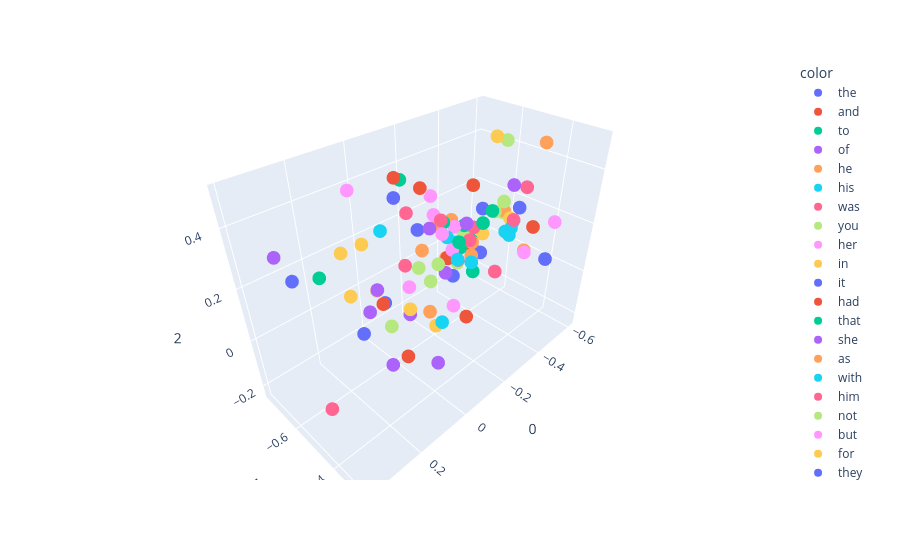

The notebook cell this image was saved under:
### Code cell
import plotly.express as px
fig = px.scatter_3d(X[:100], x=0,y=1,z=2, color=y[:100])
fig.show()

### Figure 1 — Plotly figure (JSON) as saved in the notebook; plotly's stock layout.template omitted (floating-point values rounded to 4 significant figures)
{"data": [{"hovertemplate": "color=the<br>0=%{x}<br>1=%{y}<br>2=%{z}<extra></extra>", "legendgroup": "the", "marker": {"color": "#636efa", "symbol": "circle"}, "mode": "markers", "name": "the", "scene": "scene", "showlegend": true, "type": "scatter3d", "x": [0.1336], "y": [-0.5871], "z": [-0.02685]}, {"hovertemplate": "color=and<br>0=%{x}<br>1=%{y}<br>2=%{z}<extra></extra>", "legendgroup": "and", "marker": {"color": "#EF553B", "symbol": "circle"}, "mode": "markers", "name": "and", "scene": "scene", "showlegend": true, "type": "scatter3d", "x": [0.154], "y": [-0.3535], "z": [0.05212]}, {"hovertemplate": "color=to<br>0=%{x}<br>1=%{y}<br>2=%{z}<extra></extra>", "legendgroup": "to", "marker": {"color": "#00cc96", "symbol": "circle"}, "mode": "markers", "name": "to", "scene": "scene", "showlegend": true, "type": "scatter3d", "x": [-0.3079], "y": [-0.5658], "z": [0.2006]}, {"hovertemplate": "color=of<br>0=%{x}<br>1=%{y}<br>2=%{z}<extra></extra>", "legendgroup": "of", "marker": {"color": "#ab63fa", "symbol": "circle"}, "mode": "markers", "name": "of", "scene": "scene", "showlegend": true, "type": "scatter3d", "x": [0.005442], "y": [-0.3802], "z": [-0.09951]}, {"hovertemplate": "color=he<br>0=%{x}<br>1=%{y}<br>2=%{z}<extra></extra>", "legendgroup": "he", "marker": {"color": "#FFA15A", "symbol": "circle"}, "mode": "markers", "name": "he", "scene": "scene", "showlegend": true, "type": "scatter3d", "x": [-0.1528], "y": [-0.5458], "z": [0.2699]}, {"hovertemplate": "color=his<br>0=%{x}<br>1=%{y}<br>2=%{z}<extra></extra>", "legendgroup": "his", "marker": {"color": "#19d3f3", "symbol": "circle"}, "mode": "markers", "name": "his", "scene": "scene", "showlegend": true, "type": "scatter3d", "x": [0.01695], "y": [-0.3031], "z": [0.3396]}, {"hovertemplate": "color=was<br>0=%{x}<br>1=%{y}<br>2=%{z}<extra></extra>", "legendgroup": "was", "marker": {"color": "#FF6692", "symbol": "circle"}, "mode": "markers", "name": "was", "scene": "scene", "showlegend": true, "type": "scatter3d", "x": [-0.1254], "y": [-0.3851], "z": [0.3]}, {"hovertemplate": "color=you<br>0=%{x}<br>1=%{y}<br>2=%{z}<extra></extra>", "legendgroup": "you", "marker": {"color": "#B6E880", "symbol": "circle"}, "mode": "markers", "name": "you", "scene": "scene", "showlegend": true, "type": "scatter3d", "x": [-0.5609], "y": [-0.5946], "z": [0.1421]}, {"hovertemplate": "color=her<br>0=%{x}<br>1=%{y}<br>2=%{z}<extra></extra>", "legendgroup": "her", "marker": {"color": "#FF97FF", "symbol": "circle"}, "mode": "markers", "name": "her", "scene": "scene", "showlegend": true, "type": "scatter3d", "x": [-0.01003], "y": [-0.3849], "z": [0.3705]}, {"hovertemplate": "color=in<br>0=%{x}<br>1=%{y}<br>2=%{z}<extra></extra>", "legendgroup": "in", "marker": {"color": "#FECB52", "symbol": "circle"}, "mode": "markers", "name": "in", "scene": "scene", "showlegend": true, "type": "scatter3d", "x": [0.05191], "y": [-0.4529], "z": [0.1059]}, {"hovertemplate": "color=it<br>0=%{x}<br>1=%{y}<br>2=%{z}<extra></extra>", "legendgroup": "it", "marker": {"color": "#636efa", "symbol": "circle"}, "mode": "markers", "name": "it", "scene": "scene", "showlegend": true, "type": "scatter3d", "x": [-0.1281], "y": [-0.6082], "z": [0.2398]}, {"hovertemplate": "color=had<br>0=%{x}<br>1=%{y}<br>2=%{z}<extra></extra>", "legendgroup": "had", "marker": {"color": "#EF553B", "symbol": "circle"}, "mode": "markers", "name": "had", "scene": "scene", "showlegend": true, "type": "scatter3d", "x": [-0.1611], "y": [-0.5052], "z": [0.166]}, {"hovertemplate": "color=that<br>0=%{x}<br>1=%{y}<br>2=%{z}<extra></extra>", "legendgroup": "that", "marker": {"color": "#00cc96", "symbol": "circle"}, "mode": "markers", "name": "that", "scene": "scene", "showlegend": true, "type": "scatter3d", "x": [-0.3233], "y": [-0.5944], "z": [0.08935]}, {"hovertemplate": "color=she<br>0=%{x}<br>1=%{y}<br>2=%{z}<extra></extra>", "legendgroup": "she", "marker": {"color": "#ab63fa", "symbol": "circle"}, "mode": "markers", "name": "she", "scene": "scene", "showlegend": true, "type": "scatter3d", "x": [-0.1011], "y": [-0.5253], "z": [0.2909]}, {"hovertemplate": "color=as<br>0=%{x}<br>1=%{y}<br>2=%{z}<extra></extra>", "legendgroup": "as", "marker": {"color": "#FFA15A", "symbol": "circle"}, "mode": "markers", "name": "as", "scene": "scene", "showlegend": true, "type": "scatter3d", "x": [-0.03436], "y": [-0.4896], "z": [0.2584]}, {"hovertemplate": "color=with<br>0=%{x}<br>1=%{y}<br>2=%{z}<extra></extra>", "legendgroup": "with", "marker": {"color": "#19d3f3", "symbol": "circle"}, "mode": "markers", "name": "with", "scene": "scene", "showlegend": true, "type": "scatter3d", "x": [0.09995], "y": [-0.2756], "z": [0.1943]}, {"hovertemplate": "color=him<br>0=%{x}<br>1=%{y}<br>2=%{z}<extra></extra>", "legendgroup": "him", "marker": {"color": "#FF6692", "symbol": "circle"}, "mode": "markers", "name": "him", "scene": "scene", "showlegend": true, "type": "scatter3d", "x": [-0.1333], "y": [-0.5093], "z": [0.313]}, {"hovertemplate": "color=not<br>0=%{x}<br>1=%{y}<br>2=%{z}<extra></extra>", "legendgroup": "not", "marker": {"color": "#B6E880", "symbol": "circle"}, "mode": "markers", "name": "not", "scene": "scene", "showlegend": true, "type": "scatter3d", "x": [-0.4693], "y": [-0.5622], "z": [0.193]}, {"hovertemplate": "color=but<br>0=%{x}<br>1=%{y}<br>2=%{z}<extra></extra>", "legendgroup": "but", "marker": {"color": "#FF97FF", "symbol": "circle"}, "mode": "markers", "name": "but", "scene": "scene", "showlegend": true, "type": "scatter3d", "x": [-0.2654], "y": [-0.5719], "z": [0.2097]}, {"hovertemplate": "color=for<br>0=%{x}<br>1=%{y}<br>2=%{z}<extra></extra>", "legendgroup": "for", "marker": {"color": "#FECB52", "symbol": "circle"}, "mode": "markers", "name": "for", "scene": "scene", "showlegend": true, "type": "scatter3d", "x": [-0.4776], "y": [-0.496], "z": [0.1858]}, {"hovertemplate": "color=they<br>0=%{x}<br>1=%{y}<br>2=%{z}<extra></extra>", "legendgroup": "they", "marker": {"color": "#636efa", "symbol": "circle"}, "mode": "markers", "name": "they", "scene": "scene", "showlegend": true, "type": "scatter3d", "x": [-0.03999], "y": [-0.6879], "z": [-0.05675]}, {"hovertemplate": "color=is<br>0=%{x}<br>1=%{y}<br>2=%{z}<extra></extra>", "legendgroup": "is", "marker": {"color": "#EF553B", "symbol": "circle"}, "mode": "markers", "name": "is", "scene": "scene", "showlegend": true, "type": "scatter3d", "x": [-0.5855], "y": [-0.4686], "z": [0.1192]}, {"hovertemplate": "color=at<br>0=%{x}<br>1=%{y}<br>2=%{z}<extra></extra>", "legendgroup": "at", "marker": {"color": "#00cc96", "symbol": "circle"}, "mode": "markers", "name": "at", "scene": "scene", "showlegend": true, "type": "scatter3d", "x": [-0.07746], "y": [-0.3831], "z": [0.3155]}, {"hovertemplate": "color=on<br>0=%{x}<br>1=%{y}<br>2=%{z}<extra></extra>", "legendgroup": "on", "marker": {"color": "#ab63fa", "symbol": "circle"}, "mode": "markers", "name": "on", "scene": "scene", "showlegend": true, "type": "scatter3d", "x": [0.1666], "y": [-0.4563], "z": [0.2385]}, {"hovertemplate": "color=said<br>0=%{x}<br>1=%{y}<br>2=%{z}<extra></extra>", "legendgroup": "said", "marker": {"color": "#FFA15A", "symbol": "circle"}, "mode": "markers", "name": "said", "scene": "scene", "showlegend": true, "type": "scatter3d", "x": [-0.5664], "y": [-0.4472], "z": [0.4564]}, {"hovertemplate": "color=my<br>0=%{x}<br>1=%{y}<br>2=%{z}<extra></extra>", "legendgroup": "my", "marker": {"color": "#19d3f3", "symbol": "circle"}, "mode": "markers", "name": "my", "scene": "scene", "showlegend": true, "type": "scatter3d", "x": [-0.4878], "y": [-0.4943], "z": [0.1683]}, {"hovertemplate": "color=have<br>0=%{x}<br>1=%{y}<br>2=%{z}<extra></extra>", "legendgroup": "have", "marker": {"color": "#FF6692", "symbol": "circle"}, "mode": "markers", "name": "have", "scene": "scene", "showlegend": true, "type": "scatter3d", "x": [-0.4161], "y": [-0.6125], "z": [0.1281]}, {"hovertemplate": "color=be<br>0=%{x}<br>1=%{y}<br>2=%{z}<extra></extra>", "legendgroup": "be", "marker": {"color": "#B6E880", "symbol": "circle"}, "mode": "markers", "name": "be", "scene": "scene", "showlegend": true, "type": "scatter3d", "x": [-0.3967], "y": [-0.6485], "z": [0.1049]}, {"hovertemplate": "color=lord<br>0=%{x}<br>1=%{y}<br>2=%{z}<extra></extra>", "legendgroup": "lord", "marker": {"color": "#FF97FF", "symbol": "circle"}, "mode": "markers", "name": "lord", "scene": "scene", "showlegend": true, "type": "scatter3d", "x": [-0.4887], "y": [-0.4316], "z": [0.0683]}, {"hovertemplate": "color=them<br>0=%{x}<br>1=%{y}<br>2=%{z}<extra></extra>", "legendgroup": "them", "marker": {"color": "#FECB52", "symbol": "circle"}, "mode": "markers", "name": "them", "scene": "scene", "showlegend": true, "type": "scatter3d", "x": [-0.004467], "y": [-0.6837], "z": [0.01942]}, {"hovertemplate": "color=no<br>0=%{x}<br>1=%{y}<br>2=%{z}<extra></extra>", "legendgroup": "no", "marker": {"color": "#636efa", "symbol": "circle"}, "mode": "markers", "name": "no", "scene": "scene", "showlegend": true, "type": "scatter3d", "x": [-0.379], "y": [-0.545], "z": [0.0664]}, {"hovertemplate": "color=from<br>0=%{x}<br>1=%{y}<br>2=%{z}<extra></extra>", "legendgroup": "from", "marker": {"color": "#EF553B", "symbol": "circle"}, "mode": "markers", "name": "from", "scene": "scene", "showlegend": true, "type": "scatter3d", "x": [0.1676], "y": [-0.4331], "z": [0.2036]}, {"hovertemplate": "color=would<br>0=%{x}<br>1=%{y}<br>2=%{z}<extra></extra>", "legendgroup": "would", "marker": {"color": "#00cc96", "symbol": "circle"}, "mode": "markers", "name": "would", "scene": "scene", "showlegend": true, "type": "scatter3d", "x": [-0.4137], "y": [-0.5307], "z": [0.2289]}, {"hovertemplate": "color=were<br>0=%{x}<br>1=%{y}<br>2=%{z}<extra></extra>", "legendgroup": "were", "marker": {"color": "#ab63fa", "symbol": "circle"}, "mode": "markers", "name": "were", "scene": "scene", "showlegend": true, "type": "scatter3d", "x": [0.01176], "y": [-0.499], "z": [0.03465]}, {"hovertemplate": "color=me<br>0=%{x}<br>1=%{y}<br>2=%{z}<extra></extra>", "legendgroup": "me", "marker": {"color": "#FFA15A", "symbol": "circle"}, "mode": "markers", "name": "me", "scene": "scene", "showlegend": true, "type": "scatter3d", "x": [-0.5253], "y": [-0.5627], "z": [0.1749]}, {"hovertemplate": "color=your<br>0=%{x}<br>1=%{y}<br>2=%{z}<extra></extra>", "legendgroup": "your", "marker": {"color": "#19d3f3", "symbol": "circle"}, "mode": "markers", "name": "your", "scene": "scene", "showlegend": true, "type": "scatter3d", "x": [-0.4634], "y": [-0.481], "z": [0.1604]}, {"hovertemplate": "color=one<br>0=%{x}<br>1=%{y}<br>2=%{z}<extra></extra>", "legendgroup": "one", "marker": {"color": "#FF6692", "symbol": "circle"}, "mode": "markers", "name": "one", "scene": "scene", "showlegend": true, "type": "scatter3d", "x": [-0.06592], "y": [-0.6035], "z": [0.1327]}, {"hovertemplate": "color=all<br>0=%{x}<br>1=%{y}<br>2=%{z}<extra></extra>", "legendgroup": "all", "marker": {"color": "#B6E880", "symbol": "circle"}, "mode": "markers", "name": "all", "scene": "scene", "showlegend": true, "type": "scatter3d", "x": [-0.2328], "y": [-0.7169], "z": [-0.01547]}, {"hovertemplate": "color=when<br>0=%{x}<br>1=%{y}<br>2=%{z}<extra></extra>", "legendgroup": "when", "marker": {"color": "#FF97FF", "symbol": "circle"}, "mode": "markers", "name": "when", "scene": "scene", "showlegend": true, "type": "scatter3d", "x": [-0.1556], "y": [-0.5628], "z": [0.3017]}, {"hovertemplate": "color=will<br>0=%{x}<br>1=%{y}<br>2=%{z}<extra></extra>", "legendgroup": "will", "marker": {"color": "#FECB52", "symbol": "circle"}, "mode": "markers", "name": "will", "scene": "scene", "showlegend": true, "type": "scatter3d", "x": [-0.5105], "y": [-0.5229], "z": [0.1647]}, {"hovertemplate": "color=ser<br>0=%{x}<br>1=%{y}<br>2=%{z}<extra></extra>", "legendgroup": "ser", "marker": {"color": "#636efa", "symbol": "circle"}, "mode": "markers", "name": "ser", "scene": "scene", "showlegend": true, "type": "scatter3d", "x": [-0.4029], "y": [-0.2929], "z": [0.1462]}, {"hovertemplate": "color=if<br>0=%{x}<br>1=%{y}<br>2=%{z}<extra></extra>", "legendgroup": "if", "marker": {"color": "#EF553B", "symbol": "circle"}, "mode": "markers", "name": "if", "scene": "scene", "showlegend": true, "type": "scatter3d", "x": [-0.4278], "y": [-0.6352], "z": [0.2862]}, {"hovertemplate": "color=so<br>0=%{x}<br>1=%{y}<br>2=%{z}<extra></extra>", "legendgroup": "so", "marker": {"color": "#00cc96", "symbol": "circle"}, "mode": "markers", "name": "so", "scene": "scene", "showlegend": true, "type": "scatter3d", "x": [-0.1916], "y": [-0.5538], "z": [0.2638]}, {"hovertemplate": "color=their<br>0=%{x}<br>1=%{y}<br>2=%{z}<extra></extra>", "legendgroup": "their", "marker": {"color": "#ab63fa", "symbol": "circle"}, "mode": "markers", "name": "their", "scene": "scene", "showlegend": true, "type": "scatter3d", "x": [0.0643], "y": [-0.5351], "z": [-0.179]}, {"hovertemplate": "color=we<br>0=%{x}<br>1=%{y}<br>2=%{z}<extra></extra>", "legendgroup": "we", "marker": {"color": "#FFA15A", "symbol": "circle"}, "mode": "markers", "name": "we", "scene": "scene", "showlegend": true, "type": "scatter3d", "x": [-0.3844], "y": [-0.7198], "z": [-0.04335]}, {"hovertemplate": "color=could<br>0=%{x}<br>1=%{y}<br>2=%{z}<extra></extra>", "legendgroup": "could", "marker": {"color": "#19d3f3", "symbol": "circle"}, "mode": "markers", "name": "could", "scene": "scene", "showlegend": true, "type": "scatter3d", "x": [-0.1236], "y": [-0.4725], "z": [0.2727]}, {"hovertemplate": "color=are<br>0=%{x}<br>1=%{y}<br>2=%{z}<extra></extra>", "legendgroup": "are", "marker": {"color": "#FF6692", "symbol": "circle"}, "mode": "markers", "name": "are", "scene": "scene", "showlegend": true, "type": "scatter3d", "x": [-0.4254], "y": [-0.5071], "z": [-0.02303]}, {"hovertemplate": "color=man<br>0=%{x}<br>1=%{y}<br>2=%{z}<extra></extra>", "legendgroup": "man", "marker": {"color": "#B6E880", "symbol": "circle"}, "mode": "markers", "name": "man", "scene": "scene", "showlegend": true, "type": "scatter3d", "x": [-0.122], "y": [-0.5073], "z": [0.1577]}, {"hovertemplate": "color=there<br>0=%{x}<br>1=%{y}<br>2=%{z}<extra></extra>", "legendgroup": "there", "marker": {"color": "#FF97FF", "symbol": "circle"}, "mode": "markers", "name": "there", "scene": "scene", "showlegend": true, "type": "scatter3d", "x": [-0.1051], "y": [-0.6301], "z": [0.009453]}, {"hovertemplate": "color=this<br>0=%{x}<br>1=%{y}<br>2=%{z}<extra></extra>", "legendgroup": "this", "marker": {"color": "#FECB52", "symbol": "circle"}, "mode": "markers", "name": "this", "scene": "scene", "showlegend": true, "type": "scatter3d", "x": [-0.445], "y": [-0.5932], "z": [0.09767]}, {"hovertemplate": "color=up<br>0=%{x}<br>1=%{y}<br>2=%{z}<extra></extra>", "legendgroup": "up", "marker": {"color": "#636efa", "symbol": "circle"}, "mode": "markers", "name": "up", "scene": "scene", "showlegend": true, "type": "scatter3d", "x": [0.3681], "y": [-0.5321], "z": [0.3329]}, {"hovertemplate": "color=been<br>0=%{x}<br>1=%{y}<br>2=%{z}<extra></extra>", "legendgroup": "been", "marker": {"color": "#EF553B", "symbol": "circle"}, "mode": "markers", "name": "been", "scene": "scene", "showlegend": true, "type": "scatter3d", "x": [-0.1804], "y": [-0.5208], "z": [0.1464]}, {"hovertemplate": "color=what<br>0=%{x}<br>1=%{y}<br>2=%{z}<extra></extra>", "legendgroup": "what", "marker": {"color": "#00cc96", "symbol": "circle"}, "mode": "markers", "name": "what", "scene": "scene", "showlegend": true, "type": "scatter3d", "x": [-0.4018], "y": [-0.6112], "z": [0.08056]}, {"hovertemplate": "color=did<br>0=%{x}<br>1=%{y}<br>2=%{z}<extra></extra>", "legendgroup": "did", "marker": {"color": "#ab63fa", "symbol": "circle"}, "mode": "markers", "name": "did", "scene": "scene", "showlegend": true, "type": "scatter3d", "x": [-0.3996], "y": [-0.4415], "z": [0.3622]}, {"hovertemplate": "color=by<br>0=%{x}<br>1=%{y}<br>2=%{z}<extra></extra>", "legendgroup": "by", "marker": {"color": "#FFA15A", "symbol": "circle"}, "mode": "markers", "name": "by", "scene": "scene", "showlegend": true, "type": "scatter3d", "x": [-0.02346], "y": [-0.4457], "z": [0.05612]}, {"hovertemplate": "color=king<br>0=%{x}<br>1=%{y}<br>2=%{z}<extra></extra>", "legendgroup": "king", "marker": {"color": "#19d3f3", "symbol": "circle"}, "mode": "markers", "name": "king", "scene": "scene", "showlegend": true, "type": "scatter3d", "x": [-0.3962], "y": [-0.6765], "z": [0.04368]}, {"hovertemplate": "color=do<br>0=%{x}<br>1=%{y}<br>2=%{z}<extra></extra>", "legendgroup": "do", "marker": {"color": "#FF6692", "symbol": "circle"}, "mode": "markers", "name": "do", "scene": "scene", "showlegend": true, "type": "scatter3d", "x": [-0.5738], "y": [-0.5066], "z": [0.2722]}, {"hovertemplate": "color=men<br>0=%{x}<br>1=%{y}<br>2=%{z}<extra></extra>", "legendgroup": "men", "marker": {"color": "#B6E880", "symbol": "circle"}, "mode": "markers", "name": "men", "scene": "scene", "showlegend": true, "type": "scatter3d", "x": [-0.09846], "y": [-0.7314], "z": [-0.2312]}, {"hovertemplate": "color=back<br>0=%{x}<br>1=%{y}<br>2=%{z}<extra></extra>", "legendgroup": "back", "marker": {"color": "#FF97FF", "symbol": "circle"}, "mode": "markers", "name": "back", "scene": "scene", "showlegend": true, "type": "scatter3d", "x": [0.1363], "y": [-0.5939], "z": [0.4772]}, {"hovertemplate": "color=out<br>0=%{x}<br>1=%{y}<br>2=%{z}<extra></extra>", "legendgroup": "out", "marker": {"color": "#FECB52", "symbol": "circle"}, "mode": "markers", "name": "out", "scene": "scene", "showlegend": true, "type": "scatter3d", "x": [0.2024], "y": [-0.5581], "z": [0.3264]}, {"hovertemplate": "color=more<br>0=%{x}<br>1=%{y}<br>2=%{z}<extra></extra>", "legendgroup": "more", "marker": {"color": "#636efa", "symbol": "circle"}, "mode": "markers", "name": "more", "scene": "scene", "showlegend": true, "type": "scatter3d", "x": [-0.2465], "y": [-0.5553], "z": [0.02427]}, {"hovertemplate": "color=or<br>0=%{x}<br>1=%{y}<br>2=%{z}<extra></extra>", "legendgroup": "or", "marker": {"color": "#EF553B", "symbol": "circle"}, "mode": "markers", "name": "or", "scene": "scene", "showlegend": true, "type": "scatter3d", "x": [-0.3676], "y": [-0.5721], "z": [0.07492]}, {"hovertemplate": "color=who<br>0=%{x}<br>1=%{y}<br>2=%{z}<extra></extra>", "legendgroup": "who", "marker": {"color": "#00cc96", "symbol": "circle"}, "mode": "markers", "name": "who", "scene": "scene", "showlegend": true, "type": "scatter3d", "x": [-0.4221], "y": [-0.6106], "z": [-0.07267]}, {"hovertemplate": "color=down<br>0=%{x}<br>1=%{y}<br>2=%{z}<extra></extra>", "legendgroup": "down", "marker": {"color": "#ab63fa", "symbol": "circle"}, "mode": "markers", "name": "down", "scene": "scene", "showlegend": true, "type": "scatter3d", "x": [0.3853], "y": [-0.5678], "z": [0.3946]}, {"hovertemplate": "color=well<br>0=%{x}<br>1=%{y}<br>2=%{z}<extra></extra>", "legendgroup": "well", "marker": {"color": "#FFA15A", "symbol": "circle"}, "mode": "markers", "name": "well", "scene": "scene", "showlegend": true, "type": "scatter3d", "x": [-0.3503], "y": [-0.563], "z": [0.0591]}, {"hovertemplate": "color=than<br>0=%{x}<br>1=%{y}<br>2=%{z}<extra></extra>", "legendgroup": "than", "marker": {"color": "#19d3f3", "symbol": "circle"}, "mode": "markers", "name": "than", "scene": "scene", "showlegend": true, "type": "scatter3d", "x": [-0.213], "y": [-0.447], "z": [0.1505]}, {"hovertemplate": "color=only<br>0=%{x}<br>1=%{y}<br>2=%{z}<extra></extra>", "legendgroup": "only", "marker": {"color": "#FF6692", "symbol": "circle"}, "mode": "markers", "name": "only", "scene": "scene", "showlegend": true, "type": "scatter3d", "x": [-0.3193], "y": [-0.5989], "z": [0.03576]}, {"hovertemplate": "color=like<br>0=%{x}<br>1=%{y}<br>2=%{z}<extra></extra>", "legendgroup": "like", "marker": {"color": "#B6E880", "symbol": "circle"}, "mode": "markers", "name": "like", "scene": "scene", "showlegend": true, "type": "scatter3d", "x": [0.04428], "y": [-0.3741], "z": [0.2468]}, {"hovertemplate": "color=jon<br>0=%{x}<br>1=%{y}<br>2=%{z}<extra></extra>", "legendgroup": "jon", "marker": {"color": "#FF97FF", "symbol": "circle"}, "mode": "markers", "name": "jon", "scene": "scene", "showlegend": true, "type": "scatter3d", "x": [-0.1061], "y": [-0.4344], "z": [0.2528]}, {"hovertemplate": "color=some<br>0=%{x}<br>1=%{y}<br>2=%{z}<extra></extra>", "legendgroup": "some", "marker": {"color": "#FECB52", "symbol": "circle"}, "mode": "markers", "name": "some", "scene": "scene", "showlegend": true, "type": "scatter3d", "x": [-0.1377], "y": [-0.5308], "z": [-0.1265]}, {"hovertemplate": "color=father<br>0=%{x}<br>1=%{y}<br>2=%{z}<extra></extra>", "legendgroup": "father", "marker": {"color": "#636efa", "symbol": "circle"}, "mode": "markers", "name": "father", "scene": "scene", "showlegend": true, "type": "scatter3d", "x": [-0.5086], "y": [-0.65], "z": [0.1563]}, {"hovertemplate": "color=old<br>0=%{x}<br>1=%{y}<br>2=%{z}<extra></extra>", "legendgroup": "old", "marker": {"color": "#EF553B", "symbol": "circle"}, "mode": "markers", "name": "old", "scene": "scene", "showlegend": true, "type": "scatter3d", "x": [-0.1522], "y": [-0.4058], "z": [-0.01743]}, {"hovertemplate": "color=hand<br>0=%{x}<br>1=%{y}<br>2=%{z}<extra></extra>", "legendgroup": "hand", "marker": {"color": "#00cc96", "symbol": "circle"}, "mode": "markers", "name": "hand", "scene": "scene", "showlegend": true, "type": "scatter3d", "x": [0.01427], "y": [-0.5224], "z": [0.491]}, {"hovertemplate": "color=even<br>0=%{x}<br>1=%{y}<br>2=%{z}<extra></extra>", "legendgroup": "even", "marker": {"color": "#ab63fa", "symbol": "circle"}, "mode": "markers", "name": "even", "scene": "scene", "showlegend": true, "type": "scatter3d", "x": [-0.1877], "y": [-0.5364], "z": [0.07673]}, {"hovertemplate": "color=too<br>0=%{x}<br>1=%{y}<br>2=%{z}<extra></extra>", "legendgroup": "too", "marker": {"color": "#FFA15A", "symbol": "circle"}, "mode": "markers", "name": "too", "scene": "scene", "showlegend": true, "type": "scatter3d", "x": [-0.2518], "y": [-0.4802], "z": [0.1946]}, {"hovertemplate": "color=tyrion<br>0=%{x}<br>1=%{y}<br>2=%{z}<extra></extra>", "legendgroup": "tyrion", "marker": {"color": "#19d3f3", "symbol": "circle"}, "mode": "markers", "name": "tyrion", "scene": "scene", "showlegend": true, "type": "scatter3d", "x": [-0.181], "y": [-0.3033], "z": [0.3405]}, {"hovertemplate": "color=before<br>0=%{x}<br>1=%{y}<br>2=%{z}<extra></extra>", "legendgroup": "before", "marker": {"color": "#FF6692", "symbol": "circle"}, "mode": "markers", "name": "before", "scene": "scene", "showlegend": true, "type": "scatter3d", "x": [-0.1305], "y": [-0.6632], "z": [0.2786]}, {"hovertemplate": "color=never<br>0=%{x}<br>1=%{y}<br>2=%{z}<extra></extra>", "legendgroup": "never", "marker": {"color": "#B6E880", "symbol": "circle"}, "mode": "markers", "name": "never", "scene": "scene", "showlegend": true, "type": "scatter3d", "x": [-0.5061], "y": [-0.5525], "z": [0.223]}, {"hovertemplate": "color=an<br>0=%{x}<br>1=%{y}<br>2=%{z}<extra></extra>", "legendgroup": "an", "marker": {"color": "#FF97FF", "symbol": "circle"}, "mode": "markers", "name": "an", "scene": "scene", "showlegend": true, "type": "scatter3d", "x": [-0.04892], "y": [-0.3712], "z": [0.1089]}, {"hovertemplate": "color=off<br>0=%{x}<br>1=%{y}<br>2=%{z}<extra></extra>", "legendgroup": "off", "marker": {"color": "#FECB52", "symbol": "circle"}, "mode": "markers", "name": "off", "scene": "scene", "showlegend": true, "type": "scatter3d", "x": [0.2438], "y": [-0.4021], "z": [0.4433]}, {"hovertemplate": "color=know<br>0=%{x}<br>1=%{y}<br>2=%{z}<extra></extra>", "legendgroup": "know", "marker": {"color": "#636efa", "symbol": "circle"}, "mode": "markers", "name": "know", "scene": "scene", "showlegend": true, "type": "scatter3d", "x": [-0.602], "y": [-0.5478], "z": [0.1637]}, {"hovertemplate": "color=see<br>0=%{x}<br>1=%{y}<br>2=%{z}<extra></extra>", "legendgroup": "see", "marker": {"color": "#EF553B", "symbol": "circle"}, "mode": "markers", "name": "see", "scene": "scene", "showlegend": true, "type": "scatter3d", "x": [-0.1792], "y": [-0.6476], "z": [0.3563]}, {"hovertemplate": "color=into<br>0=%{x}<br>1=%{y}<br>2=%{z}<extra></extra>", "legendgroup": "into", "marker": {"color": "#00cc96", "symbol": "circle"}, "mode": "markers", "name": "into", "scene": "scene", "showlegend": true, "type": "scatter3d", "x": [0.3654], "y": [-0.4033], "z": [0.4083]}, {"hovertemplate": "color=made<br>0=%{x}<br>1=%{y}<br>2=%{z}<extra></extra>", "legendgroup": "made", "marker": {"color": "#ab63fa", "symbol": "circle"}, "mode": "markers", "name": "made", "scene": "scene", "showlegend": true, "type": "scatter3d", "x": [-0.06562], "y": [-0.3479], "z": [0.3956]}, {"hovertemplate": "color=now<br>0=%{x}<br>1=%{y}<br>2=%{z}<extra></extra>", "legendgroup": "now", "marker": {"color": "#FFA15A", "symbol": "circle"}, "mode": "markers", "name": "now", "scene": "scene", "showlegend": true, "type": "scatter3d", "x": [-0.3563], "y": [-0.6702], "z": [0.1602]}, {"hovertemplate": "color=eyes<br>0=%{x}<br>1=%{y}<br>2=%{z}<extra></extra>", "legendgroup": "eyes", "marker": {"color": "#19d3f3", "symbol": "circle"}, "mode": "markers", "name": "eyes", "scene": "scene", "showlegend": true, "type": "scatter3d", "x": [0.1107], "y": [-0.498], "z": [0.3829]}, {"hovertemplate": "color=black<br>0=%{x}<br>1=%{y}<br>2=%{z}<extra></extra>", "legendgroup": "black", "marker": {"color": "#FF6692", "symbol": "circle"}, "mode": "markers", "name": "black", "scene": "scene", "showlegend": true, "type": "scatter3d", "x": [0.3864], "y": [-0.4072], "z": [-0.02004]}, {"hovertemplate": "color=told<br>0=%{x}<br>1=%{y}<br>2=%{z}<extra></extra>", "legendgroup": "told", "marker": {"color": "#B6E880", "symbol": "circle"}, "mode": "markers", "name": "told", "scene": "scene", "showlegend": true, "type": "scatter3d", "x": [-0.4896], "y": [-0.548], "z": [0.4585]}, {"hovertemplate": "color=lady<br>0=%{x}<br>1=%{y}<br>2=%{z}<extra></extra>", "legendgroup": "lady", "marker": {"color": "#FF97FF", "symbol": "circle"}, "mode": "markers", "name": "lady", "scene": "scene", "showlegend": true, "type": "scatter3d", "x": [-0.5567], "y": [-0.3658], "z": [0.1932]}, {"hovertemplate": "color=thought<br>0=%{x}<br>1=%{y}<br>2=%{z}<extra></extra>", "legendgroup": "thought", "marker": {"color": "#FECB52", "symbol": "circle"}, "mode": "markers", "name": "thought", "scene": "scene", "showlegend": true, "type": "scatter3d", "x": [-0.4068], "y": [-0.5289], "z": [0.498]}, {"hovertemplate": "color=time<br>0=%{x}<br>1=%{y}<br>2=%{z}<extra></extra>", "legendgroup": "time", "marker": {"color": "#636efa", "symbol": "circle"}, "mode": "markers", "name": "time", "scene": "scene", "showlegend": true, "type": "scatter3d", "x": [-0.1101], "y": [-0.6988], "z": [0.3278]}, {"hovertemplate": "color=then<br>0=%{x}<br>1=%{y}<br>2=%{z}<extra></extra>", "legendgroup": "then", "marker": {"color": "#EF553B", "symbol": "circle"}, "mode": "markers", "name": "then", "scene": "scene", "showlegend": true, "type": "scatter3d", "x": [0.03193], "y": [-0.5257], "z": [0.5015]}, {"hovertemplate": "color=how<br>0=%{x}<br>1=%{y}<br>2=%{z}<extra></extra>", "legendgroup": "how", "marker": {"color": "#00cc96", "symbol": "circle"}, "mode": "markers", "name": "how", "scene": "scene", "showlegend": true, "type": "scatter3d", "x": [-0.3905], "y": [-0.5505], "z": [0.1819]}, {"hovertemplate": "color=long<br>0=%{x}<br>1=%{y}<br>2=%{z}<extra></extra>", "legendgroup": "long", "marker": {"color": "#ab63fa", "symbol": "circle"}, "mode": "markers", "name": "long", "scene": "scene", "showlegend": true, "type": "scatter3d", "x": [0.1351], "y": [-0.5415], "z": [0.09118]}, {"hovertemplate": "color=has<br>0=%{x}<br>1=%{y}<br>2=%{z}<extra></extra>", "legendgroup": "has", "marker": {"color": "#FFA15A", "symbol": "circle"}, "mode": "markers", "name": "has", "scene": "scene", "showlegend": true, "type": "scatter3d", "x": [-0.5406], "y": [-0.4668], "z": [0.03726]}, {"hovertemplate": "color=can<br>0=%{x}<br>1=%{y}<br>2=%{z}<extra></extra>", "legendgroup": "can", "marker": {"color": "#19d3f3", "symbol": "circle"}, "mode": "markers", "name": "can", "scene": "scene", "showlegend": true, "type": "scatter3d", "x": [-0.4225], "y": [-0.4585], "z": [0.1587]}, {"hovertemplate": "color=might<br>0=%{x}<br>1=%{y}<br>2=%{z}<extra></extra>", "legendgroup": "might", "marker": {"color": "#FF6692", "symbol": "circle"}, "mode": "markers", "name": "might", "scene": "scene", "showlegend": true, "type": "scatter3d", "x": [-0.43], "y": [-0.4506], "z": [0.2184]}, {"hovertemplate": "color=us<br>0=%{x}<br>1=%{y}<br>2=%{z}<extra></extra>", "legendgroup": "us", "marker": {"color": "#B6E880", "symbol": "circle"}, "mode": "markers", "name": "us", "scene": "scene", "showlegend": true, "type": "scatter3d", "x": [-0.4479], "y": [-0.7154], "z": [-0.09489]}, {"hovertemplate": "color=come<br>0=%{x}<br>1=%{y}<br>2=%{z}<extra></extra>", "legendgroup": "come", "marker": {"color": "#FF97FF", "symbol": "circle"}, "mode": "markers", "name": "come", "scene": "scene", "showlegend": true, "type": "scatter3d", "x": [-0.3435], "y": [-0.7658], "z": [0.2268]}, {"hovertemplate": "color=where<br>0=%{x}<br>1=%{y}<br>2=%{z}<extra></extra>", "legendgroup": "where", "marker": {"color": "#FECB52", "symbol": "circle"}, "mode": "markers", "name": "where", "scene": "scene", "showlegend": true, "type": "scatter3d", "x": [0.126], "y": [-0.6492], "z": [0.08595]}], "layout": {"legend": {"title": {"text": "color"}, "tracegroupgap": 0}, "margin": {"t": 60}, "scene": {"domain": {"x": [0, 1], "y": [0, 1]}, "xaxis": {"title": {"text": "0"}}, "yaxis": {"title": {"text": "1"}}, "zaxis": {"title": {"text": "2"}}}}}
